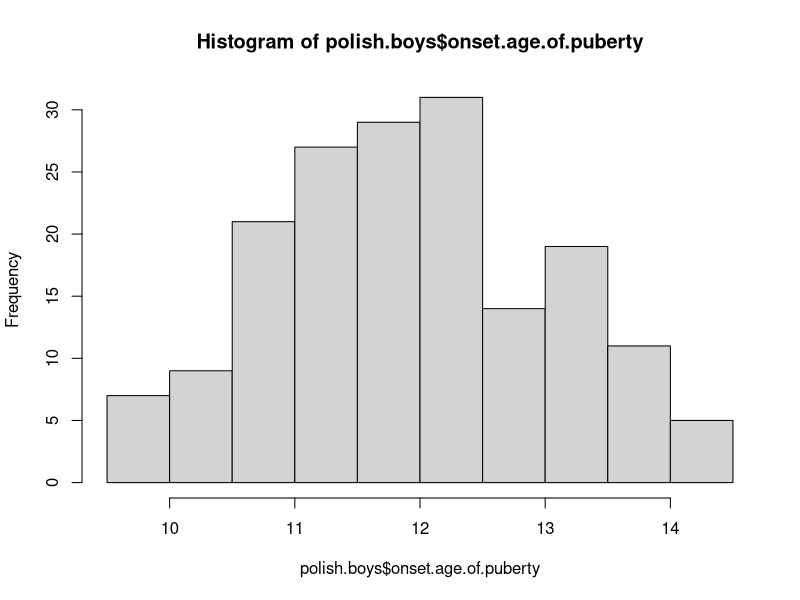
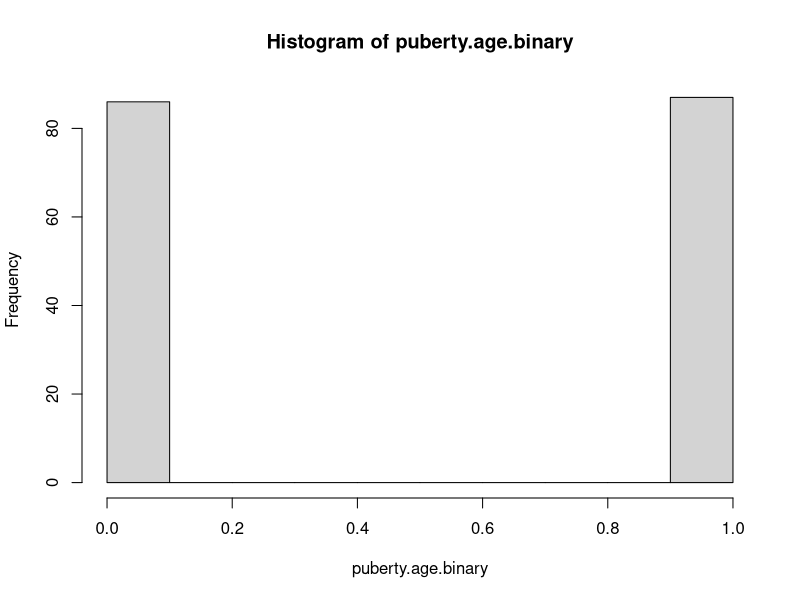

Write the R code that produced these figures, in order. (Note: this script raises an error after producing the figures.)
polish.boys <- read.csv("PolishBoys.csv", header = TRUE)
View(polish.boys)
names(polish.boys)
hist(polish.boys$onset.age.of.puberty)
summary(polish.boys$onset.age.of.puberty)

mod.lm <- lm(onset.age.of.puberty ~ height.gap.SDS + BMI.percentile, data = polish.boys)
summary(mod.lm)

puberty.age.binary <- ifelse(polish.boys$onset.age.of.puberty <= median(polish.boys$onset.age.of.puberty), 1, 0)
hist(puberty.age.binary)
summary(puberty.age.binary)
table (puberty.age.binary)

mod.glm.logistic <- glm(puberty.age.binary ~ height.gap.SDS + BMI.percentile, family = binomial, data = polish.boys)
summary(mod.glm)